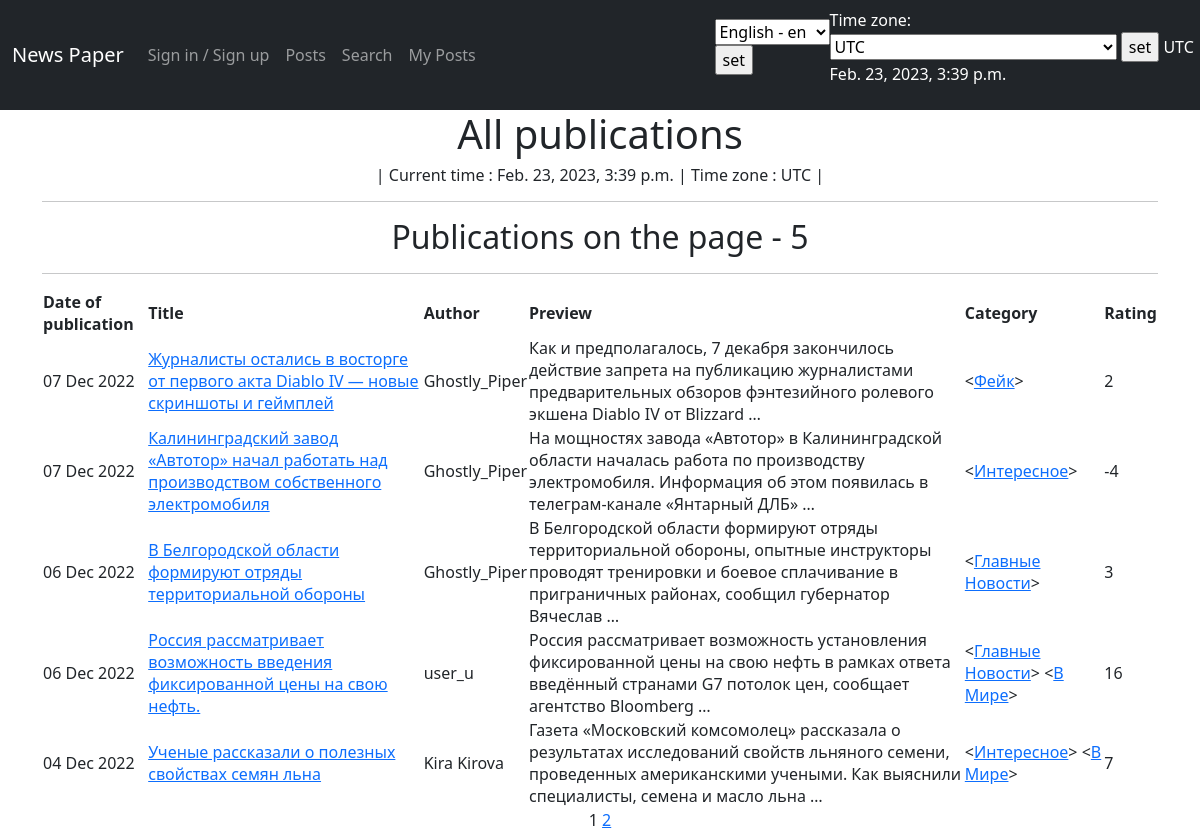
Page /news/ on the committed database.
### news/models.py (models this page shows, shortened)
class Post(models.Model):
    author = models.ForeignKey(Author, on_delete=models.CASCADE)
    NEWS = 'NW'
    ARTICLE = 'AR'
    CATEGORY_CHOICES = (
        (NEWS, _('News')),
        (ARTICLE, _('Article')),
    )
    categoryType = models.CharField(max_length=2,
                                    choices=CATEGORY_CHOICES,
                                    default=ARTICLE
                                    )
    dateCreation = models.DateTimeField(default=timezone.now)
    postCategory = models.ManyToManyField(
        Category,
        through='PostCategory',
        verbose_name=_('category'),
    )
    title = models.CharField(
        max_length=128,
        unique=True,
        verbose_name=_('title'),
    )
    text = models.TextField(
        verbose_name=_('text'),
    )
    rating = models.SmallIntegerField(default=0)

class Author(models.Model):
    authorUser = models.OneToOneField(User, on_delete=models.CASCADE)
    ratingAuthor = models.SmallIntegerField(default=0)
    def __str__(self):
        return f'{self.authorUser}'
    class Meta:
        verbose_name = _('Author')
        verbose_name_plural = _('Authors')

class Category(models.Model):
    name = models.CharField(max_length=64,
                            help_text=_('category name'),
                            unique=True
                            )
    subscribers = models.ManyToManyField(
        User,
        through='CategorySubscribers',
        blank=True,
        verbose_name=_('subscribers'),
    )
    def __str__(self):
        return f'{self.name.title()}'
    class Meta:
        verbose_name = _('Category')
        verbose_name_plural = _('Categories')

### news/views.py (the view)
# urls.py: path('', PostList.as_view(), name='posts_list'),
class PostList(ListView):
    model = Post
    ordering = '-dateCreation'
    template_name = 'news/posts.html'
    context_object_name = 'posts'
    paginate_by = 5

### news/context_processors.py (called while the page is built)
def navigate_context(request):
    user_timezone = pytz.timezone(
        request.session.get('django_timezone') or settings.TIME_ZONE
    )
    current_time = timezone.now().astimezone(user_timezone)
    context = {
        'current_time': current_time,
        'timezones': pytz.common_timezones,
    }
    return context

### news/templatetags/custom_filters.py (called while the page is built)
@register.filter(name='censor')
def censor(text):
    if isinstance(text, str):
        cens_text = []
        l_text = text.split()
        while l_text:
            word = re.sub(r"([\w/'+$\s-]+|[^\w/'+$\s-]+)\s*", r"\1 ", l_text[0])
            l_word = word.split()
            cens_word = []
            for i in l_word:
                if i.lower() in CENSORED:
                    bad_word = i[0] + '*' * (len(i) - 1)
                    cens_word.append(bad_word)
                else:
                    cens_word.append(i)
            cens_text.append("".join(cens_word))
            l_text.remove(l_text[0])
        return " ".join(cens_text)
    else:
        raise TypeError("Фильтр применим только к переменным строкового типа!")

### news/templatetags/custom_tags.py (called while the page is built)
@register.simple_tag(takes_context=True)
def url_replace(context, **kwargs):
    d = context['request'].GET.copy()
    for k, v in kwargs.items():
        d[k] = v
    return d.urlencode()

### templates/news/posts.html (shortened to what this page needs)
{% extends 'default.html' %}
{% load custom_filters %}
{% load i18n %}
{% load custom_tags %}
{% block content %}
    <h1>{% trans "All publications" %}</h1>
    <h6>
    | {% trans 'Current time' %} : {{ current_time }} |
    {%trans 'Time zone' %} : {{ TIME_ZONE }} |
    </h6>
    <hr>
    {% if posts %}
    <h2>{% trans "Publications on the page" %} - {{ posts|length }}</h2>
    {% else %}
        <h2>{% trans "There are no recent publications at the moment" %}!</h2>
    {% endif %}
    <hr>
    {% if posts %}
        <table>
            <tr>
                <td><b>{% trans "Date of publication" %}</b></td>
                <td><b>{% trans "Title" %}</b></td>
                <td><b>{% trans "Author" %}</b></td>
                <td><b>{% trans "Preview" %}</b></td>
                <td><b>{% trans "Category" %}</b></td>
                <td><b>{% trans "Rating" %}</b></td>
           </tr>
            {% for post in posts %}
            <tr>
                <td>{{ post.dateCreation|date:'d M Y' }}</td>
                <td><a href="/news/{{ post.id }}">{{ post.title|censor }}</a></td>
                <td>{{ post.author }}</td>
                <td>{{ post.text|truncatewords:20|censor }}</td>
                <td>{% for cat in post.postCategory.all %}
                        <<a href="/news/categories/{{ cat.id }}">{{ cat }}</a>>
                    {% endfor %}
                </td>
                <td>{{ post.rating }}</td>
            </tr>
            {% endfor %}
        </table>
    {% else %}
        <h2>{% trans "It seems there is nothing interesting yet" %}!</h2>
    {% endif %}
    {{ page_obj.number }}
    {% if page_obj.has_next %}
        <a href="?{% url_replace page=page_obj.next_page_number %}">{{ page_obj.next_page_number }}</a>
    {% endif %}
{% endblock content %}

### templates/default.html (shortened to what this page needs)
{% load static %}
{% load i18n %}
{% load tz %}
<html lang="en">
    <head>
        <link href="{% static 'css/styles.css' %}" rel="stylesheet" />
    </head>
    <body>
        <nav class="navbar navbar-expand-lg navbar-dark bg-dark static-top">
            <div class="container">
                <a class="navbar-brand" href="#">News Paper</a>
                <div class="collapse navbar-collapse" id="navbarResponsive">
                    <ul class="navbar-nav ml-auto">
                        <li class="nav-item active">
                            <a class="nav-link" href="/">{% trans "Sign in / Sign up"%}</a>
                        </li>
                        <li>
                            <a class="nav-link" href="/news/">{% trans "Posts" %}</a>
                        </li>
                        <li>
                            <a class="nav-link" href="/news/search/">{% trans "Search" %}</a>
                        </li>
                        <li>
                            <a class="nav-link" href="/news/my_posts/">{% trans "My Posts" %}</a>
                        </li>
                     </ul>
                </div>
            </div>
            <div style="color:#FFFFFF">
                <form action="{% url 'set_language' %}" method="POST">
                    <select name="language" id="">
                        {% get_current_language as LANGUAGE_CODE %}
                        {% get_available_languages as LANGUAGES %}
                        {% get_language_info_list for LANGUAGES as languages %}
                        {% for language in languages %}
                            <option value="{{ language.code }}" {% if language.code == LANGUAGE_CODE %} selected {% endif %}>
                                {{ language.name_local }} - {{ language.code }}
                            </option>
                        {% endfor %}
                    </select>
                    <input type="submit" value="set">
                </form>
            </div>
            <div style="color:#FFFFFF">
                {% get_current_timezone as TIME_ZONE %}
                <form action="{% url 'set_timezone' %}" method="POST">
                    <label for="timezone">{% trans 'Time zone' %}:</label>
                    <select name="timezone">
                        {% for tz in timezones %}
                            <option
                              value="{{ tz }}"{% if tz == TIME_ZONE %} selected {% endif %}>{{ tz }}
                            </option>
                        {% endfor %}
                    </select>
                    <input type="submit" value="set">
                    {{ TIME_ZONE }}
                    {{ current_time|timezone:TIME_ZONE }}
                </form>
            </div>
        </nav>
        <div class="container">
            <div class="row">
                <div class="col-lg-12 text-center">
                    {% block content %}{% endblock content %}
                </div>
            </div>
        </div>
    </body>
</html>

### rows in the picture
Post: dateCreation "07 Dec 2022", title|censor "Журналисты остались в восторге от первого акта Diablo IV — новые скриншоты и геймплей", author "Ghostly_Piper", text|censor "Как и предполагалось, 7 декабря закончилось действие запрета на публикацию журналистами предварительных обзоров фэнтезийного ролевого экшена Diablo IV от Blizzard …", rating "2"
Category: name "Фейк"
Post: dateCreation "07 Dec 2022", title|censor "Калининградский завод «Автотор» начал работать над производством собственного электромобиля", author "Ghostly_Piper", text|censor "На мощностях завода «Автотор» в Калининградской области началась работа по производству электромобиля. Информация об этом появилась в телеграм-канале «Янтарный ДЛБ» …", rating "-4"
Category: name "Интересное"
Post: dateCreation "06 Dec 2022", title|censor "В Белгородской области формируют отряды территориальной обороны", author "Ghostly_Piper", text|censor "В Белгородской области формируют отряды территориальной обороны, опытные инструкторы проводят тренировки и боевое сплачивание в приграничных районах, сообщил губернатор Вячеслав …", rating "3"
Category: name "Главные Новости"
Post: dateCreation "06 Dec 2022", title|censor "Россия рассматривает возможность введения фиксированной цены на свою нефть.", author "user_u", text|censor "Россия рассматривает возможность установления фиксированной цены на свою нефть в рамках ответа введённый странами G7 потолок цен, сообщает агентство Bloomberg …", rating "16"
Category: name "В Мире"
Post: dateCreation "04 Dec 2022", title|censor "Ученые рассказали о полезных свойствах семян льна", author "Kira Kirova", text|censor "Газета «Московский комсомолец» рассказала о результатах исследований свойств льняного семени, проведенных американскими учеными. Как выяснили специалисты, семена и масло льна …", rating "7"

### other values in the picture
{{ TIME_ZONE }} "UTC"
{{ current_time|timezone:TIME_ZONE }} "Feb. 23, 2023, 3:39 p.m."
{{ current_time }} "Feb. 23, 2023, 3:39 p.m."
{{ posts|length }} "5"
{{ page_obj.number }} "1"
{{ page_obj.next_page_number }} "2"
form field language "English - en"
form field timezone "UTC"
